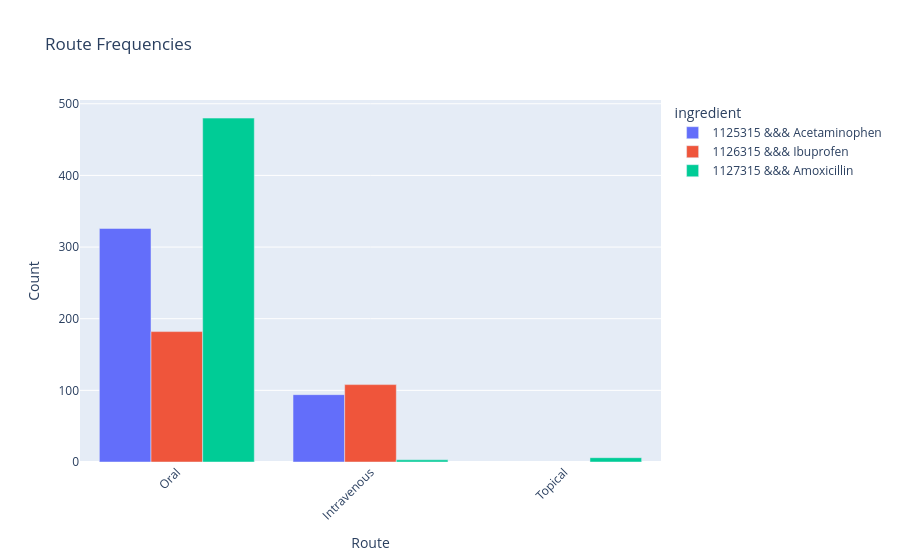

Notebook cell for this chart:
### Code cell
# Plot mock route frequencies
fig_mock_route = plot_drug_diagnostics(mock_sr, check="route")
fig_mock_route.show()

### Figure 1 — Plotly figure (JSON) as saved in the notebook; plotly's stock layout.template omitted (floating-point values rounded to 4 significant figures)
{"data": [{"alignmentgroup": "True", "hovertemplate": "ingredient=1125315 &&& Acetaminophen<br>Route=%{x}<br>Count=%{y}<extra></extra>", "legendgroup": "1125315 &&& Acetaminophen", "marker": {"color": "#636efa", "pattern": {"shape": ""}}, "name": "1125315 &&& Acetaminophen", "offsetgroup": "1125315 &&& Acetaminophen", "orientation": "v", "showlegend": true, "textposition": "auto", "type": "bar", "x": ["Oral", "Intravenous"], "xaxis": "x", "y": [326.0, 94.0], "yaxis": "y"}, {"alignmentgroup": "True", "hovertemplate": "ingredient=1126315 &&& Ibuprofen<br>Route=%{x}<br>Count=%{y}<extra></extra>", "legendgroup": "1126315 &&& Ibuprofen", "marker": {"color": "#EF553B", "pattern": {"shape": ""}}, "name": "1126315 &&& Ibuprofen", "offsetgroup": "1126315 &&& Ibuprofen", "orientation": "v", "showlegend": true, "textposition": "auto", "type": "bar", "x": ["Oral", "Intravenous"], "xaxis": "x", "y": [182.0, 108.0], "yaxis": "y"}, {"alignmentgroup": "True", "hovertemplate": "ingredient=1127315 &&& Amoxicillin<br>Route=%{x}<br>Count=%{y}<extra></extra>", "legendgroup": "1127315 &&& Amoxicillin", "marker": {"color": "#00cc96", "pattern": {"shape": ""}}, "name": "1127315 &&& Amoxicillin", "offsetgroup": "1127315 &&& Amoxicillin", "orientation": "v", "showlegend": true, "textposition": "auto", "type": "bar", "x": ["Oral", "Intravenous", "Topical"], "xaxis": "x", "y": [480.0, 3.0, 6.0], "yaxis": "y"}], "layout": {"barmode": "group", "legend": {"title": {"text": "ingredient"}, "tracegroupgap": 0}, "title": {"text": "Route Frequencies"}, "xaxis": {"anchor": "y", "domain": [0.0, 1.0], "tickangle": -45, "title": {"text": "Route"}}, "yaxis": {"anchor": "x", "domain": [0.0, 1.0], "title": {"text": "Count"}}}}
